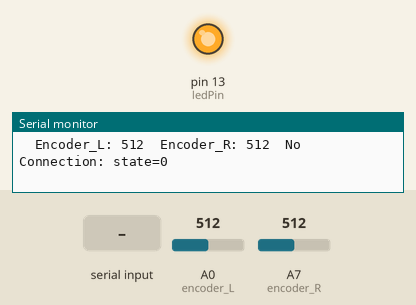
The sketch below on a simulated Arduino Nano, built with avr-gcc and run on an emulated ATmega328P. Parts: output pins drawn as LEDs (lit = HIGH), the last lines printed to the serial monitor. Inputs (shaded band) come from the test bench; at power-on: A0 (encoder_L) = 512, A7 (encoder_R) = 512.

Above: at 0.12 s.
At 1.2 s:
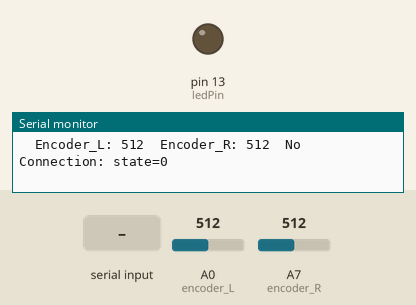
1.3 s: "1" received over Serial
Timing chart, 0 to 4.3 s (numbered marks = the images above; inputs shaded):
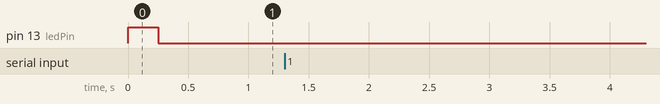

The sketch:

bluetooth_slave.ino
```cpp
#include <QTRSensors.h>
#define encoder_L A0
#define encoder_R A7
#define M1B 5
#define M1F 6
#define M2F 9
#define M2B 10
#define ledPin 13
#define MAXSPEED 30

QTRSensorsRC qtr((char[]) {15, 16, 17}, 3);
int left, middle, right;
int state = 0;
unsigned int sensors[3];

void setup() {
  Serial.begin(38400);
  pinMode(ledPin, OUTPUT);
  pinMode(encoder_L, INPUT);
  pinMode(encoder_R, INPUT);
  digitalWrite(ledPin, HIGH); //LED Testing
//  //Line detector calibration
//  for (int i = 0; i < 20; i++)
//  {
//    qtr.calibrate();
//    delay(20);
//  }
//  Serial.print("Calibration is Done!");
}

void loop() {
//  //IR sensors (line detector)
//  qtr.read(sensors);
//  left = sensors[0];
//  middle = sensors[1];
//  right = sensors[2];
//  Serial.print("\nleft: ");
//  Serial.print(left);
//  Serial.print("\tmiddle: ");
//  Serial.print(middle);
//  Serial.print("\tright: ");
//  Serial.print(right);
  //IR encoder (on wheels)
  Serial.print("\tEncoder_L: ");
  Serial.print(analogRead(encoder_L));
  Serial.print("\tEncoder_R: ");
  Serial.print(analogRead(encoder_R));
  delay(250);
  //Bluetooth Communication
  if (Serial.available() > 0) {
    Serial.print("\tDevice Connected: state=");
    state = Serial.read();
  }
  else Serial.print("\tNo Connection: state=");
  if (state == 9) {
    digitalWrite(ledPin, HIGH);
    Serial.println("9");
    state = 0;
  }
  else if (state == 0) {
    digitalWrite(ledPin, LOW);
    Serial.println("0");
  }
  delay(200);
  //Motion Replication (Down here)
  //Motion Mirroring (Down here)
  //Symetric Drawing (Down here)
}
```
